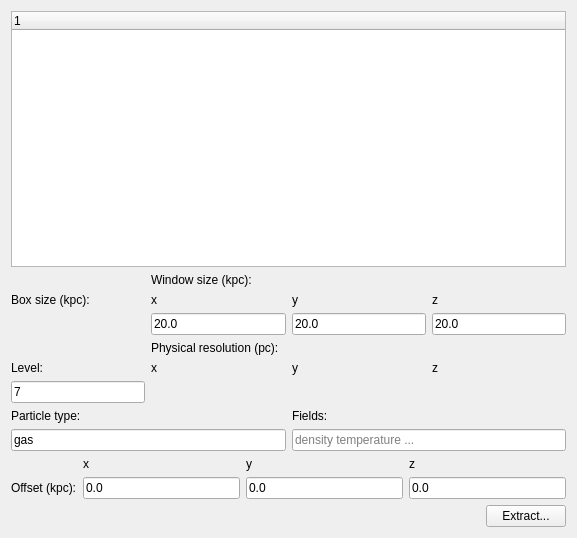
<?xml version="1.0" encoding="UTF-8"?>
<ui version="4.0">
 <class>ArepoExtractorWidget</class>
 <widget class="QWidget" name="ArepoExtractorWidget">
  <property name="geometry">
   <rect>
    <x>0</x>
    <y>0</y>
    <width>577</width>
    <height>538</height>
   </rect>
  </property>
  <layout class="QVBoxLayout" name="verticalLayout">
   <item>
    <widget class="QTreeWidget" name="treeArepo">
     <column>
      <property name="text">
       <string notr="true">1</string>
      </property>
     </column>
    </widget>
   </item>
   <item>
    <layout class="QGridLayout" name="gridLayout">
     <item row="2" column="0">
      <widget class="QLabel" name="labelBoxSize">
       <property name="toolTip">
        <string>The size of the simulation box</string>
       </property>
       <property name="text">
        <string>&lt;box_size&gt;</string>
       </property>
      </widget>
     </item>
     <item row="2" column="1">
      <widget class="QLineEdit" name="lineSizeX">
       <property name="toolTip">
        <string>The size of the region to be extracted</string>
       </property>
       <property name="text">
        <string>20.0</string>
       </property>
      </widget>
     </item>
     <item row="1" column="3">
      <widget class="QLabel" name="label_5">
       <property name="text">
        <string>z</string>
       </property>
       <property name="buddy">
        <cstring>lineSizeZ</cstring>
       </property>
      </widget>
     </item>
     <item row="4" column="2">
      <widget class="QLabel" name="label_8">
       <property name="text">
        <string>y</string>
       </property>
      </widget>
     </item>
     <item row="4" column="3">
      <widget class="QLabel" name="label_9">
       <property name="text">
        <string>z</string>
       </property>
      </widget>
     </item>
     <item row="0" column="1">
      <widget class="QLabel" name="label">
       <property name="text">
        <string>Window size (kpc):</string>
       </property>
      </widget>
     </item>
     <item row="1" column="2">
      <widget class="QLabel" name="label_4">
       <property name="text">
        <string>y</string>
       </property>
       <property name="buddy">
        <cstring>lineSizeY</cstring>
       </property>
      </widget>
     </item>
     <item row="3" column="1">
      <widget class="QLabel" name="label_6">
       <property name="text">
        <string>Physical resolution (pc):</string>
       </property>
      </widget>
     </item>
     <item row="2" column="3">
      <widget class="QLineEdit" name="lineSizeZ">
       <property name="toolTip">
        <string>The size of the region to be extracted</string>
       </property>
       <property name="text">
        <string>20.0</string>
       </property>
      </widget>
     </item>
     <item row="4" column="1">
      <widget class="QLabel" name="label_7">
       <property name="text">
        <string>x</string>
       </property>
      </widget>
     </item>
     <item row="1" column="0">
      <widget class="QLabel" name="label_2">
       <property name="text">
        <string>Box size (kpc):</string>
       </property>
      </widget>
     </item>
     <item row="1" column="1">
      <widget class="QLabel" name="label_3">
       <property name="text">
        <string>x</string>
       </property>
       <property name="buddy">
        <cstring>lineSizeX</cstring>
       </property>
      </widget>
     </item>
     <item row="2" column="2">
      <widget class="QLineEdit" name="lineSizeY">
       <property name="toolTip">
        <string>The size of the region to be extracted</string>
       </property>
       <property name="text">
        <string>20.0</string>
       </property>
      </widget>
     </item>
     <item row="5" column="1">
      <widget class="QLabel" name="labelResX">
       <property name="toolTip">
        <string>Physical resolution per cell set by the Window Size and Level</string>
       </property>
       <property name="text">
        <string>&lt;res_x&gt;</string>
       </property>
      </widget>
     </item>
     <item row="5" column="2">
      <widget class="QLabel" name="labelResY">
       <property name="toolTip">
        <string>Physical resolution per cell set by the Window Size and Level</string>
       </property>
       <property name="text">
        <string>&lt;res_y&gt;</string>
       </property>
      </widget>
     </item>
     <item row="5" column="3">
      <widget class="QLabel" name="labelResZ">
       <property name="toolTip">
        <string>Physical resolution per cell set by the Window Size and Level</string>
       </property>
       <property name="text">
        <string>&lt;res_z&gt;</string>
       </property>
      </widget>
     </item>
     <item row="4" column="0">
      <widget class="QLabel" name="label_10">
       <property name="text">
        <string>Level:</string>
       </property>
       <property name="buddy">
        <cstring>lineLevel</cstring>
       </property>
      </widget>
     </item>
     <item row="5" column="0">
      <widget class="QLineEdit" name="lineLevel">
       <property name="toolTip">
        <string>The resolution of the extracted cube: cells = (2^level)^3</string>
       </property>
       <property name="text">
        <string>7</string>
       </property>
      </widget>
     </item>
    </layout>
   </item>
   <item>
    <layout class="QGridLayout" name="gridLayout_2">
     <item row="0" column="0">
      <widget class="QLabel" name="label_11">
       <property name="text">
        <string>Particle type:</string>
       </property>
       <property name="buddy">
        <cstring>lineParticleType</cstring>
       </property>
      </widget>
     </item>
     <item row="0" column="1">
      <widget class="QLabel" name="label_12">
       <property name="text">
        <string>Fields:</string>
       </property>
       <property name="buddy">
        <cstring>lineFields</cstring>
       </property>
      </widget>
     </item>
     <item row="1" column="0">
      <widget class="QLineEdit" name="lineParticleType">
       <property name="toolTip">
        <string>Which particle type will be extracted</string>
       </property>
       <property name="text">
        <string>gas</string>
       </property>
      </widget>
     </item>
     <item row="1" column="1">
      <widget class="QLineEdit" name="lineFields">
       <property name="toolTip">
        <string>What fields will be extracted</string>
       </property>
       <property name="placeholderText">
        <string>density temperature ...</string>
       </property>
      </widget>
     </item>
    </layout>
   </item>
   <item>
    <layout class="QGridLayout" name="gridLayout_3">
     <item row="0" column="1">
      <widget class="QLabel" name="label_14">
       <property name="text">
        <string>x</string>
       </property>
       <property name="buddy">
        <cstring>lineOffsetX</cstring>
       </property>
      </widget>
     </item>
     <item row="0" column="2">
      <widget class="QLabel" name="label_15">
       <property name="text">
        <string>y</string>
       </property>
       <property name="buddy">
        <cstring>lineOffsetY</cstring>
       </property>
      </widget>
     </item>
     <item row="1" column="0">
      <widget class="QLabel" name="label_13">
       <property name="text">
        <string>Offset (kpc):</string>
       </property>
      </widget>
     </item>
     <item row="0" column="3">
      <widget class="QLabel" name="label_16">
       <property name="text">
        <string>z</string>
       </property>
       <property name="buddy">
        <cstring>lineOffsetZ</cstring>
       </property>
      </widget>
     </item>
     <item row="1" column="1">
      <widget class="QLineEdit" name="lineOffsetX">
       <property name="toolTip">
        <string>Offset of the center of the Window Size from the center of the simulation</string>
       </property>
       <property name="text">
        <string>0.0</string>
       </property>
      </widget>
     </item>
     <item row="1" column="2">
      <widget class="QLineEdit" name="lineOffsetY">
       <property name="toolTip">
        <string>Offset of the center of the Window Size from the center of the simulation</string>
       </property>
       <property name="text">
        <string>0.0</string>
       </property>
      </widget>
     </item>
     <item row="1" column="3">
      <widget class="QLineEdit" name="lineOffsetZ">
       <property name="toolTip">
        <string>Offset of the center of the Window Size from the center of the simulation</string>
       </property>
       <property name="text">
        <string>0.0</string>
       </property>
      </widget>
     </item>
    </layout>
   </item>
   <item>
    <layout class="QHBoxLayout" name="horizontalLayout">
     <item>
      <spacer name="horizontalSpacer">
       <property name="orientation">
        <enum>Qt::Orientation::Horizontal</enum>
       </property>
       <property name="sizeHint" stdset="0">
        <size>
         <width>40</width>
         <height>20</height>
        </size>
       </property>
      </spacer>
     </item>
     <item>
      <widget class="QPushButton" name="btnExtract">
       <property name="text">
        <string>Extract...</string>
       </property>
      </widget>
     </item>
    </layout>
   </item>
  </layout>
 </widget>
 <tabstops>
  <tabstop>treeArepo</tabstop>
  <tabstop>lineSizeX</tabstop>
  <tabstop>lineSizeY</tabstop>
  <tabstop>lineSizeZ</tabstop>
  <tabstop>lineLevel</tabstop>
  <tabstop>lineParticleType</tabstop>
  <tabstop>lineFields</tabstop>
  <tabstop>lineOffsetX</tabstop>
  <tabstop>lineOffsetY</tabstop>
  <tabstop>lineOffsetZ</tabstop>
  <tabstop>btnExtract</tabstop>
 </tabstops>
 <resources/>
 <connections/>
</ui>
